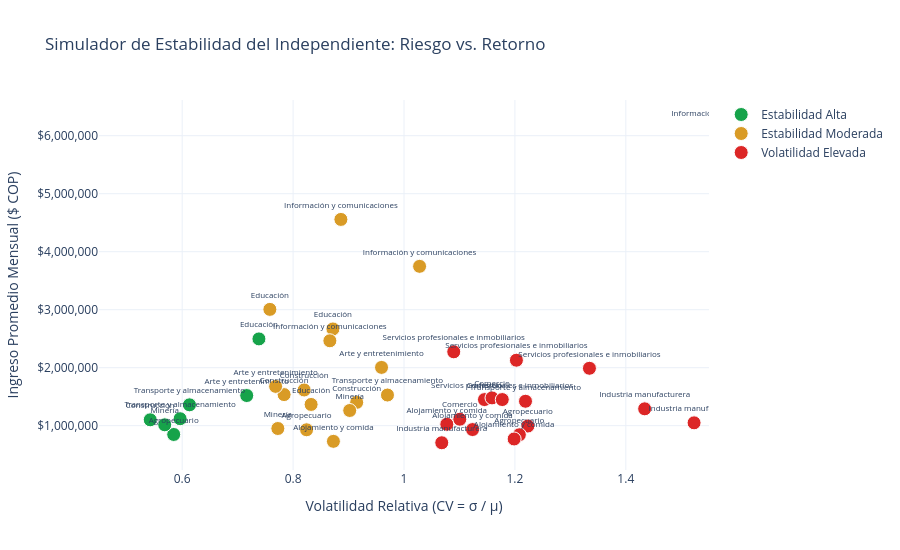

Notebook code for this chart:
### Markdown cell above
---
## 4. Visualización Interactiva (Plotly): Simulador de Predictibilidad Ciudadana
Construcción del cuadrante interactivo Riesgo vs. Retorno con tooltips enriquecidos en HTML y líneas de referencia de umbrales económicos.

### Code cell
cand_prof = [
    "../../data/processed/metricas_perfiles_simulador.json",
    "Equipo_Sandoval_Ramos_Proyecto3/data/processed/metricas_perfiles_simulador.json",
    "data/processed/metricas_perfiles_simulador.json"
]
prof_path = next(p for p in cand_prof if os.path.exists(p))
with open(prof_path, "r", encoding="utf-8") as f:
    profiles = json.load(f)
df_prof = pd.DataFrame(profiles)

fig = go.Figure()
color_map = {"Estabilidad Alta": "#16A34A", "Estabilidad Moderada": "#D99B26", "Volatilidad Elevada": "#DC2626"}

for estatus, col in color_map.items():
    sub = df_prof[df_prof['estatus_estabilidad'] == estatus]
    hover_texts = [
        f"<b>{r['sector']} ({r['grupo_edad']})</b><br>"
        f"• Ingreso Promedio: <b>${r['ingreso_medio']:,.0f} COP</b><br>"
        f"• Mediana: ${r['mediana']:,.0f} COP<br>"
        f"• Volatilidad (CV): <b>{r['cv_ponderado']:.2f}</b> ({estatus})<br>"
        f"• Colchón de reserva aconsejado: <b>{r['colchon_recomendado']}</b>"
        for _, r in sub.iterrows()
    ]
    fig.add_trace(go.Scatter(
        x=sub['cv_ponderado'],
        y=sub['ingreso_medio'],
        mode='markers+text',
        name=estatus,
        text=sub['sector'],
        textposition='top center',
        textfont=dict(size=8),
        marker=dict(size=14, color=col, line=dict(width=1, color="white")),
        hoverinfo='text',
        hovertext=hover_texts
    ))

fig.update_layout(
    title="Simulador de Estabilidad del Independiente: Riesgo vs. Retorno",
    xaxis=dict(title="Volatilidad Relativa (CV = σ / μ)", range=[0.45, 1.55]),
    yaxis=dict(title="Ingreso Promedio Mensual ($ COP)", tickformat="$,.0f"),
    template="plotly_white",
    height=550
)
fig.show()

### Figure 1 — Plotly figure (JSON) as saved in the notebook; plotly's stock layout.template omitted (floating-point values rounded to 4 significant figures)
{"data": [{"hoverinfo": "text", "hovertext": ["<b>Educación (25 a 34 años)</b><br>• Ingreso Promedio: <b>$2,496,297 COP</b><br>• Mediana: $2,500,000 COP<br>• Volatilidad (CV): <b>0.74</b> (Estabilidad Alta)<br>• Colchón de reserva aconsejado: <b>2 a 3 meses</b>", "<b>Construcción (18 a 24 años)</b><br>• Ingreso Promedio: <b>$1,101,109 COP</b><br>• Mediana: $1,000,000 COP<br>• Volatilidad (CV): <b>0.54</b> (Estabilidad Alta)<br>• Colchón de reserva aconsejado: <b>2 a 3 meses</b>", "<b>Agropecuario (18 a 24 años)</b><br>• Ingreso Promedio: <b>$848,306 COP</b><br>• Mediana: $800,000 COP<br>• Volatilidad (CV): <b>0.58</b> (Estabilidad Alta)<br>• Colchón de reserva aconsejado: <b>2 a 3 meses</b>", "<b>Transporte y almacenamiento (18 a 24 años)</b><br>• Ingreso Promedio: <b>$1,119,944 COP</b><br>• Mediana: $1,000,000 COP<br>• Volatilidad (CV): <b>0.60</b> (Estabilidad Alta)<br>• Colchón de reserva aconsejado: <b>2 a 3 meses</b>", "<b>Transporte y almacenamiento (25 a 34 años)</b><br>• Ingreso Promedio: <b>$1,359,533 COP</b><br>• Mediana: $1,200,000 COP<br>• Volatilidad (CV): <b>0.61</b> (Estabilidad Alta)<br>• Colchón de reserva aconsejado: <b>2 a 3 meses</b>", "<b>Arte y entretenimiento (18 a 24 años)</b><br>• Ingreso Promedio: <b>$1,519,581 COP</b><br>• Mediana: $1,000,000 COP<br>• Volatilidad (CV): <b>0.72</b> (Estabilidad Alta)<br>• Colchón de reserva aconsejado: <b>2 a 3 meses</b>", "<b>Minería (18 a 24 años)</b><br>• Ingreso Promedio: <b>$1,015,042 COP</b><br>• Mediana: $820,000 COP<br>• Volatilidad (CV): <b>0.57</b> (Estabilidad Alta)<br>• Colchón de reserva aconsejado: <b>2 a 3 meses</b>"], "marker": {"color": "#16A34A", "line": {"color": "white", "width": 1}, "size": 14}, "mode": "markers+text", "name": "Estabilidad Alta", "text": ["Educación", "Construcción", "Agropecuario", "Transporte y almacenamiento", "Transporte y almacenamiento", "Arte y entretenimiento", "Minería"], "textfont": {"size": 8}, "textposition": "top center", "type": "scatter", "x": [0.7384, 0.5424, 0.5847, 0.5963, 0.6132, 0.7164, 0.5685], "y": [2496000.0, 1101000.0, 848300.0, 1120000.0, 1360000.0, 1520000.0, 1015000.0]}, {"hoverinfo": "text", "hovertext": ["<b>Educación (18 a 24 años)</b><br>• Ingreso Promedio: <b>$1,366,010 COP</b><br>• Mediana: $950,000 COP<br>• Volatilidad (CV): <b>0.83</b> (Estabilidad Moderada)<br>• Colchón de reserva aconsejado: <b>3 a 5 meses</b>", "<b>Educación (35 a 54 años)</b><br>• Ingreso Promedio: <b>$3,005,180 COP</b><br>• Mediana: $2,600,000 COP<br>• Volatilidad (CV): <b>0.76</b> (Estabilidad Moderada)<br>• Colchón de reserva aconsejado: <b>3 a 5 meses</b>", "<b>Educación (55 años o más)</b><br>• Ingreso Promedio: <b>$2,668,034 COP</b><br>• Mediana: $2,300,000 COP<br>• Volatilidad (CV): <b>0.87</b> (Estabilidad Moderada)<br>• Colchón de reserva aconsejado: <b>3 a 5 meses</b>", "<b>Construcción (25 a 34 años)</b><br>• Ingreso Promedio: <b>$1,535,890 COP</b><br>• Mediana: $1,300,000 COP<br>• Volatilidad (CV): <b>0.78</b> (Estabilidad Moderada)<br>• Colchón de reserva aconsejado: <b>3 a 5 meses</b>", "<b>Construcción (35 a 54 años)</b><br>• Ingreso Promedio: <b>$1,615,647 COP</b><br>• Mediana: $1,400,000 COP<br>• Volatilidad (CV): <b>0.82</b> (Estabilidad Moderada)<br>• Colchón de reserva aconsejado: <b>3 a 5 meses</b>", "<b>Construcción (55 años o más)</b><br>• Ingreso Promedio: <b>$1,401,733 COP</b><br>• Mediana: $1,200,000 COP<br>• Volatilidad (CV): <b>0.91</b> (Estabilidad Moderada)<br>• Colchón de reserva aconsejado: <b>3 a 5 meses</b>", "<b>Agropecuario (25 a 34 años)</b><br>• Ingreso Promedio: <b>$929,410 COP</b><br>• Mediana: $800,000 COP<br>• Volatilidad (CV): <b>0.82</b> (Estabilidad Moderada)<br>• Colchón de reserva aconsejado: <b>3 a 5 meses</b>", "<b>Alojamiento y comida (18 a 24 años)</b><br>• Ingreso Promedio: <b>$729,686 COP</b><br>• Mediana: $690,000 COP<br>• Volatilidad (CV): <b>0.87</b> (Estabilidad Moderada)<br>• Colchón de reserva aconsejado: <b>3 a 5 meses</b>", "<b>Transporte y almacenamiento (35 a 54 años)</b><br>• Ingreso Promedio: <b>$1,528,623 COP</b><br>• Mediana: $1,200,000 COP<br>• Volatilidad (CV): <b>0.97</b> (Estabilidad Moderada)<br>• Colchón de reserva aconsejado: <b>3 a 5 meses</b>", "<b>Información y comunicaciones (18 a 24 años)</b><br>• Ingreso Promedio: <b>$2,464,035 COP</b><br>• Mediana: $1,662,500 COP<br>• Volatilidad (CV): <b>0.87</b> (Estabilidad Moderada)<br>• Colchón de reserva aconsejado: <b>3 a 5 meses</b>", "<b>Información y comunicaciones (25 a 34 años)</b><br>• Ingreso Promedio: <b>$3,747,320 COP</b><br>• Mediana: $2,965,000 COP<br>• Volatilidad (CV): <b>1.03</b> (Estabilidad Moderada)<br>• Colchón de reserva aconsejado: <b>3 a 5 meses</b>", "<b>Información y comunicaciones (55 años o más)</b><br>• Ingreso Promedio: <b>$4,556,331 COP</b><br>• Mediana: $2,400,000 COP<br>• Volatilidad (CV): <b>0.89</b> (Estabilidad Moderada)<br>• Colchón de reserva aconsejado: <b>3 a 5 meses</b>", "<b>Arte y entretenimiento (25 a 34 años)</b><br>• Ingreso Promedio: <b>$1,677,133 COP</b><br>• Mediana: $1,423,500 COP<br>• Volatilidad (CV): <b>0.77</b> (Estabilidad Moderada)<br>• Colchón de reserva aconsejado: <b>3 a 5 meses</b>", "<b>Arte y entretenimiento (35 a 54 años)</b><br>• Ingreso Promedio: <b>$2,004,516 COP</b><br>• Mediana: $1,500,000 COP<br>• Volatilidad (CV): <b>0.96</b> (Estabilidad Moderada)<br>• Colchón de reserva aconsejado: <b>3 a 5 meses</b>", "<b>Minería (35 a 54 años)</b><br>• Ingreso Promedio: <b>$1,261,797 COP</b><br>• Mediana: $900,000 COP<br>• Volatilidad (CV): <b>0.90</b> (Estabilidad Moderada)<br>• Colchón de reserva aconsejado: <b>3 a 5 meses</b>", "<b>Minería (55 años o más)</b><br>• Ingreso Promedio: <b>$951,307 COP</b><br>• Mediana: $675,000 COP<br>• Volatilidad (CV): <b>0.77</b> (Estabilidad Moderada)<br>• Colchón de reserva aconsejado: <b>3 a 5 meses</b>"], "marker": {"color": "#D99B26", "line": {"color": "white", "width": 1}, "size": 14}, "mode": "markers+text", "name": "Estabilidad Moderada", "text": ["Educación", "Educación", "Educación", "Construcción", "Construcción", "Construcción", "Agropecuario", "Alojamiento y comida", "Transporte y almacenamiento", "Información y comunicaciones", "Información y comunicaciones", "Información y comunicaciones", "Arte y entretenimiento", "Arte y entretenimiento", "Minería", "Minería"], "textfont": {"size": 8}, "textposition": "top center", "type": "scatter", "x": [0.8325, 0.7581, 0.8718, 0.7838, 0.82, 0.9147, 0.8243, 0.8727, 0.9702, 0.8663, 1.028, 0.8862, 0.7685, 0.9595, 0.9021, 0.7725], "y": [1366000.0, 3005000.0, 2668000.0, 1536000.0, 1616000.0, 1402000.0, 929400.0, 729700.0, 1529000.0, 2464000.0, 3747000.0, 4556000.0, 1677000.0, 2005000.0, 1262000.0, 951300.0]}, {"hoverinfo": "text", "hovertext": ["<b>Comercio (18 a 24 años)</b><br>• Ingreso Promedio: <b>$1,110,921 COP</b><br>• Mediana: $840,000 COP<br>• Volatilidad (CV): <b>1.10</b> (Volatilidad Elevada)<br>• Colchón de reserva aconsejado: <b>6 meses o más</b>", "<b>Comercio (25 a 34 años)</b><br>• Ingreso Promedio: <b>$1,449,811 COP</b><br>• Mediana: $1,000,000 COP<br>• Volatilidad (CV): <b>1.15</b> (Volatilidad Elevada)<br>• Colchón de reserva aconsejado: <b>6 meses o más</b>", "<b>Comercio (35 a 54 años)</b><br>• Ingreso Promedio: <b>$1,478,829 COP</b><br>• Mediana: $1,000,000 COP<br>• Volatilidad (CV): <b>1.16</b> (Volatilidad Elevada)<br>• Colchón de reserva aconsejado: <b>6 meses o más</b>", "<b>Comercio (55 años o más)</b><br>• Ingreso Promedio: <b>$1,086,123 COP</b><br>• Mediana: $700,000 COP<br>• Volatilidad (CV): <b>1.62</b> (Volatilidad Elevada)<br>• Colchón de reserva aconsejado: <b>6 meses o más</b>", "<b>Agropecuario (35 a 54 años)</b><br>• Ingreso Promedio: <b>$993,455 COP</b><br>• Mediana: $800,000 COP<br>• Volatilidad (CV): <b>1.22</b> (Volatilidad Elevada)<br>• Colchón de reserva aconsejado: <b>6 meses o más</b>", "<b>Agropecuario (55 años o más)</b><br>• Ingreso Promedio: <b>$843,326 COP</b><br>• Mediana: $700,000 COP<br>• Volatilidad (CV): <b>1.21</b> (Volatilidad Elevada)<br>• Colchón de reserva aconsejado: <b>6 meses o más</b>", "<b>Alojamiento y comida (25 a 34 años)</b><br>• Ingreso Promedio: <b>$1,024,557 COP</b><br>• Mediana: $800,000 COP<br>• Volatilidad (CV): <b>1.08</b> (Volatilidad Elevada)<br>• Colchón de reserva aconsejado: <b>6 meses o más</b>", "<b>Alojamiento y comida (35 a 54 años)</b><br>• Ingreso Promedio: <b>$932,953 COP</b><br>• Mediana: $800,000 COP<br>• Volatilidad (CV): <b>1.12</b> (Volatilidad Elevada)<br>• Colchón de reserva aconsejado: <b>6 meses o más</b>", "<b>Alojamiento y comida (55 años o más)</b><br>• Ingreso Promedio: <b>$770,706 COP</b><br>• Mediana: $600,000 COP<br>• Volatilidad (CV): <b>1.20</b> (Volatilidad Elevada)<br>• Colchón de reserva aconsejado: <b>6 meses o más</b>", "<b>Industria manufacturera (18 a 24 años)</b><br>• Ingreso Promedio: <b>$705,553 COP</b><br>• Mediana: $550,000 COP<br>• Volatilidad (CV): <b>1.07</b> (Volatilidad Elevada)<br>• Colchón de reserva aconsejado: <b>6 meses o más</b>", "<b>Industria manufacturera (25 a 34 años)</b><br>• Ingreso Promedio: <b>$1,444,066 COP</b><br>• Mediana: $800,000 COP<br>• Volatilidad (CV): <b>3.04</b> (Volatilidad Elevada)<br>• Colchón de reserva aconsejado: <b>6 meses o más</b>", "<b>Industria manufacturera (35 a 54 años)</b><br>• Ingreso Promedio: <b>$1,290,590 COP</b><br>• Mediana: $1,000,000 COP<br>• Volatilidad (CV): <b>1.43</b> (Volatilidad Elevada)<br>• Colchón de reserva aconsejado: <b>6 meses o más</b>", "<b>Industria manufacturera (55 años o más)</b><br>• Ingreso Promedio: <b>$1,049,087 COP</b><br>• Mediana: $700,000 COP<br>• Volatilidad (CV): <b>1.52</b> (Volatilidad Elevada)<br>• Colchón de reserva aconsejado: <b>6 meses o más</b>", "<b>Transporte y almacenamiento (55 años o más)</b><br>• Ingreso Promedio: <b>$1,421,044 COP</b><br>• Mediana: $1,200,000 COP<br>• Volatilidad (CV): <b>1.22</b> (Volatilidad Elevada)<br>• Colchón de reserva aconsejado: <b>6 meses o más</b>", "<b>Información y comunicaciones (35 a 54 años)</b><br>• Ingreso Promedio: <b>$6,145,798 COP</b><br>• Mediana: $2,500,000 COP<br>• Volatilidad (CV): <b>1.58</b> (Volatilidad Elevada)<br>• Colchón de reserva aconsejado: <b>6 meses o más</b>", "<b>Servicios profesionales e inmobiliarios (18 a 24 años)</b><br>• Ingreso Promedio: <b>$1,450,327 COP</b><br>• Mediana: $1,000,000 COP<br>• Volatilidad (CV): <b>1.18</b> (Volatilidad Elevada)<br>• Colchón de reserva aconsejado: <b>6 meses o más</b>", "<b>Servicios profesionales e inmobiliarios (25 a 34 años)</b><br>• Ingreso Promedio: <b>$2,273,547 COP</b><br>• Mediana: $1,500,000 COP<br>• Volatilidad (CV): <b>1.09</b> (Volatilidad Elevada)<br>• Colchón de reserva aconsejado: <b>6 meses o más</b>", "<b>Servicios profesionales e inmobiliarios (35 a 54 años)</b><br>• Ingreso Promedio: <b>$2,128,758 COP</b><br>• Mediana: $1,000,000 COP<br>• Volatilidad (CV): <b>1.20</b> (Volatilidad Elevada)<br>• Colchón de reserva aconsejado: <b>6 meses o más</b>", "<b>Servicios profesionales e inmobiliarios (55 años o más)</b><br>• Ingreso Promedio: <b>$1,989,472 COP</b><br>• Mediana: $1,000,000 COP<br>• Volatilidad (CV): <b>1.33</b> (Volatilidad Elevada)<br>• Colchón de reserva aconsejado: <b>6 meses o más</b>", "<b>Arte y entretenimiento (55 años o más)</b><br>• Ingreso Promedio: <b>$1,311,880 COP</b><br>• Mediana: $740,000 COP<br>• Volatilidad (CV): <b>1.78</b> (Volatilidad Elevada)<br>• Colchón de reserva aconsejado: <b>6 meses o más</b>", "<b>Minería (25 a 34 años)</b><br>• Ingreso Promedio: <b>$2,595,531 COP</b><br>• Mediana: $1,000,000 COP<br>• Volatilidad (CV): <b>4.37</b> (Volatilidad Elevada)<br>• Colchón de reserva aconsejado: <b>6 meses o más</b>"], "marker": {"color": "#DC2626", "line": {"color": "white", "width": 1}, "size": 14}, "mode": "markers+text", "name": "Volatilidad Elevada", "text": ["Comercio", "Comercio", "Comercio", "Comercio", "Agropecuario", "Agropecuario", "Alojamiento y comida", "Alojamiento y comida", "Alojamiento y comida", "Industria manufacturera", "Industria manufacturera", "Industria manufacturera", "Industria manufacturera", "Transporte y almacenamiento", "Información y comunicaciones", "Servicios profesionales e inmobiliarios", "Servicios profesionales e inmobiliarios", "Servicios profesionales e inmobiliarios", "Servicios profesionales e inmobiliarios", "Arte y entretenimiento", "Minería"], "textfont": {"size": 8}, "textposition": "top center", "type": "scatter", "x": [1.101, 1.145, 1.159, 1.621, 1.223, 1.208, 1.077, 1.124, 1.199, 1.068, 3.038, 1.434, 1.523, 1.219, 1.585, 1.177, 1.09, 1.203, 1.334, 1.78, 4.369], "y": [1111000.0, 1450000.0, 1479000.0, 1086000.0, 993500.0, 843300.0, 1025000.0, 933000.0, 770700.0, 705600.0, 1444000.0, 1291000.0, 1049000.0, 1421000.0, 6146000.0, 1450000.0, 2274000.0, 2129000.0, 1989000.0, 1312000.0, 2596000.0]}], "layout": {"height": 550, "title": {"text": "Simulador de Estabilidad del Independiente: Riesgo vs. Retorno"}, "xaxis": {"range": [0.45, 1.55], "title": {"text": "Volatilidad Relativa (CV = σ / μ)"}}, "yaxis": {"tickformat": "$,.0f", "title": {"text": "Ingreso Promedio Mensual ($ COP)"}}}}
